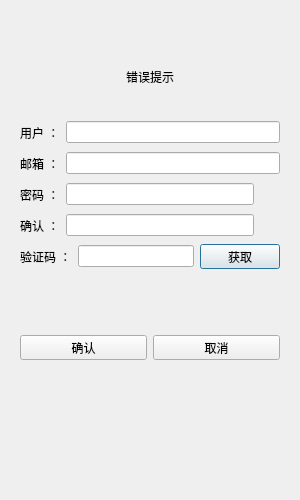
<?xml version="1.0" encoding="UTF-8"?>
<ui version="4.0">
 <class>RegisterDialog</class>
 <widget class="QDialog" name="RegisterDialog">
  <property name="geometry">
   <rect>
    <x>0</x>
    <y>0</y>
    <width>300</width>
    <height>500</height>
   </rect>
  </property>
  <property name="minimumSize">
   <size>
    <width>300</width>
    <height>500</height>
   </size>
  </property>
  <property name="maximumSize">
   <size>
    <width>300</width>
    <height>500</height>
   </size>
  </property>
  <property name="windowTitle">
   <string>Dialog</string>
  </property>
  <layout class="QVBoxLayout" name="verticalLayout_2">
   <item>
    <layout class="QHBoxLayout" name="horizontalLayout_3">
     <item>
      <widget class="QStackedWidget" name="stackedWidget">
       <property name="currentIndex">
        <number>0</number>
       </property>
       <widget class="QWidget" name="page">
        <layout class="QVBoxLayout" name="verticalLayout">
         <item>
          <spacer name="verticalSpacer">
           <property name="orientation">
            <enum>Qt::Orientation::Vertical</enum>
           </property>
           <property name="sizeType">
            <enum>QSizePolicy::Policy::Fixed</enum>
           </property>
           <property name="sizeHint" stdset="0">
            <size>
             <width>20</width>
             <height>20</height>
            </size>
           </property>
          </spacer>
         </item>
         <item>
          <widget class="QWidget" name="widget" native="true">
           <layout class="QHBoxLayout" name="horizontalLayout_9">
            <item>
             <widget class="QLabel" name="err_tip">
              <property name="text">
               <string>错误提示</string>
              </property>
              <property name="alignment">
               <set>Qt::AlignmentFlag::AlignCenter</set>
              </property>
             </widget>
            </item>
           </layout>
          </widget>
         </item>
         <item>
          <layout class="QHBoxLayout" name="horizontalLayout">
           <item>
            <widget class="QLabel" name="user_lable">
             <property name="minimumSize">
              <size>
               <width>0</width>
               <height>25</height>
              </size>
             </property>
             <property name="maximumSize">
              <size>
               <width>16777215</width>
               <height>25</height>
              </size>
             </property>
             <property name="text">
              <string>用户 ：</string>
             </property>
            </widget>
           </item>
           <item>
            <widget class="QLineEdit" name="user_edit"/>
           </item>
          </layout>
         </item>
         <item>
          <layout class="QHBoxLayout" name="horizontalLayout_4">
           <item>
            <widget class="QLabel" name="email_label">
             <property name="minimumSize">
              <size>
               <width>0</width>
               <height>25</height>
              </size>
             </property>
             <property name="maximumSize">
              <size>
               <width>16777215</width>
               <height>25</height>
              </size>
             </property>
             <property name="text">
              <string>邮箱 ：</string>
             </property>
            </widget>
           </item>
           <item>
            <widget class="QLineEdit" name="email_edit"/>
           </item>
          </layout>
         </item>
         <item>
          <layout class="QHBoxLayout" name="horizontalLayout_5">
           <item>
            <widget class="QLabel" name="pass_label">
             <property name="minimumSize">
              <size>
               <width>0</width>
               <height>25</height>
              </size>
             </property>
             <property name="maximumSize">
              <size>
               <width>16777215</width>
               <height>25</height>
              </size>
             </property>
             <property name="text">
              <string>密码 ：</string>
             </property>
            </widget>
           </item>
           <item>
            <widget class="QLineEdit" name="pass_edit"/>
           </item>
           <item>
            <widget class="ClickedLabel" name="pass_visible">
             <property name="minimumSize">
              <size>
               <width>20</width>
               <height>20</height>
              </size>
             </property>
             <property name="maximumSize">
              <size>
               <width>20</width>
               <height>20</height>
              </size>
             </property>
             <property name="text">
              <string/>
             </property>
             <property name="alignment">
              <set>Qt::AlignmentFlag::AlignCenter</set>
             </property>
            </widget>
           </item>
          </layout>
         </item>
         <item>
          <layout class="QHBoxLayout" name="horizontalLayout_6">
           <item>
            <widget class="QLabel" name="confirm_label">
             <property name="minimumSize">
              <size>
               <width>0</width>
               <height>25</height>
              </size>
             </property>
             <property name="maximumSize">
              <size>
               <width>16777215</width>
               <height>25</height>
              </size>
             </property>
             <property name="text">
              <string>确认 ：</string>
             </property>
            </widget>
           </item>
           <item>
            <widget class="QLineEdit" name="confirm_edit"/>
           </item>
           <item>
            <widget class="ClickedLabel" name="confirm_visible">
             <property name="minimumSize">
              <size>
               <width>20</width>
               <height>20</height>
              </size>
             </property>
             <property name="maximumSize">
              <size>
               <width>20</width>
               <height>20</height>
              </size>
             </property>
             <property name="text">
              <string/>
             </property>
             <property name="alignment">
              <set>Qt::AlignmentFlag::AlignCenter</set>
             </property>
            </widget>
           </item>
          </layout>
         </item>
         <item>
          <layout class="QHBoxLayout" name="horizontalLayout_7">
           <item>
            <widget class="QLabel" name="varify_label">
             <property name="minimumSize">
              <size>
               <width>0</width>
               <height>25</height>
              </size>
             </property>
             <property name="maximumSize">
              <size>
               <width>16777215</width>
               <height>25</height>
              </size>
             </property>
             <property name="text">
              <string>验证码 ：</string>
             </property>
            </widget>
           </item>
           <item>
            <widget class="QLineEdit" name="varify_edit"/>
           </item>
           <item>
            <widget class="TimerBtn" name="get_code">
             <property name="minimumSize">
              <size>
               <width>0</width>
               <height>25</height>
              </size>
             </property>
             <property name="maximumSize">
              <size>
               <width>16777215</width>
               <height>25</height>
              </size>
             </property>
             <property name="text">
              <string>获取</string>
             </property>
            </widget>
           </item>
          </layout>
         </item>
         <item>
          <spacer name="verticalSpacer_2">
           <property name="orientation">
            <enum>Qt::Orientation::Vertical</enum>
           </property>
           <property name="sizeType">
            <enum>QSizePolicy::Policy::Fixed</enum>
           </property>
           <property name="sizeHint" stdset="0">
            <size>
             <width>20</width>
             <height>60</height>
            </size>
           </property>
          </spacer>
         </item>
         <item>
          <layout class="QHBoxLayout" name="horizontalLayout_8">
           <item>
            <widget class="QPushButton" name="sure_btn">
             <property name="minimumSize">
              <size>
               <width>0</width>
               <height>25</height>
              </size>
             </property>
             <property name="maximumSize">
              <size>
               <width>16777215</width>
               <height>25</height>
              </size>
             </property>
             <property name="text">
              <string>确认</string>
             </property>
            </widget>
           </item>
           <item>
            <widget class="QPushButton" name="cancel_btn">
             <property name="minimumSize">
              <size>
               <width>0</width>
               <height>25</height>
              </size>
             </property>
             <property name="maximumSize">
              <size>
               <width>16777215</width>
               <height>25</height>
              </size>
             </property>
             <property name="text">
              <string>取消</string>
             </property>
            </widget>
           </item>
          </layout>
         </item>
         <item>
          <spacer name="verticalSpacer_3">
           <property name="orientation">
            <enum>Qt::Orientation::Vertical</enum>
           </property>
           <property name="sizeType">
            <enum>QSizePolicy::Policy::Fixed</enum>
           </property>
           <property name="sizeHint" stdset="0">
            <size>
             <width>20</width>
             <height>120</height>
            </size>
           </property>
          </spacer>
         </item>
        </layout>
       </widget>
       <widget class="QWidget" name="page_2">
        <layout class="QVBoxLayout" name="verticalLayout_3">
         <item>
          <spacer name="verticalSpacer_4">
           <property name="orientation">
            <enum>Qt::Orientation::Vertical</enum>
           </property>
           <property name="sizeHint" stdset="0">
            <size>
             <width>20</width>
             <height>40</height>
            </size>
           </property>
          </spacer>
         </item>
         <item>
          <widget class="QLabel" name="tip_lb">
           <property name="text">
            <string>注册成功，5 s 后返回登陆界面</string>
           </property>
           <property name="alignment">
            <set>Qt::AlignmentFlag::AlignCenter</set>
           </property>
          </widget>
         </item>
         <item>
          <widget class="QLabel" name="tip2_lb">
           <property name="text">
            <string>可点击返回按钮直接返回登陆界面</string>
           </property>
           <property name="alignment">
            <set>Qt::AlignmentFlag::AlignCenter</set>
           </property>
          </widget>
         </item>
         <item>
          <spacer name="verticalSpacer_6">
           <property name="orientation">
            <enum>Qt::Orientation::Vertical</enum>
           </property>
           <property name="sizeHint" stdset="0">
            <size>
             <width>20</width>
             <height>40</height>
            </size>
           </property>
          </spacer>
         </item>
         <item>
          <widget class="QWidget" name="widget_2" native="true">
           <layout class="QHBoxLayout" name="horizontalLayout_2">
            <item>
             <spacer name="horizontalSpacer">
              <property name="orientation">
               <enum>Qt::Orientation::Horizontal</enum>
              </property>
              <property name="sizeHint" stdset="0">
               <size>
                <width>40</width>
                <height>20</height>
               </size>
              </property>
             </spacer>
            </item>
            <item>
             <widget class="QPushButton" name="return_btn">
              <property name="minimumSize">
               <size>
                <width>0</width>
                <height>25</height>
               </size>
              </property>
              <property name="maximumSize">
               <size>
                <width>16777215</width>
                <height>25</height>
               </size>
              </property>
              <property name="text">
               <string>返回</string>
              </property>
             </widget>
            </item>
            <item>
             <spacer name="horizontalSpacer_2">
              <property name="orientation">
               <enum>Qt::Orientation::Horizontal</enum>
              </property>
              <property name="sizeHint" stdset="0">
               <size>
                <width>40</width>
                <height>20</height>
               </size>
              </property>
             </spacer>
            </item>
           </layout>
          </widget>
         </item>
         <item>
          <spacer name="verticalSpacer_7">
           <property name="orientation">
            <enum>Qt::Orientation::Vertical</enum>
           </property>
           <property name="sizeHint" stdset="0">
            <size>
             <width>20</width>
             <height>40</height>
            </size>
           </property>
          </spacer>
         </item>
        </layout>
       </widget>
      </widget>
     </item>
    </layout>
   </item>
  </layout>
 </widget>
 <customwidgets>
  <customwidget>
   <class>TimerBtn</class>
   <extends>QPushButton</extends>
   <header>timerbtn.h</header>
  </customwidget>
  <customwidget>
   <class>ClickedLabel</class>
   <extends>QLabel</extends>
   <header>clickedlabel.h</header>
  </customwidget>
 </customwidgets>
 <resources/>
 <connections/>
</ui>
